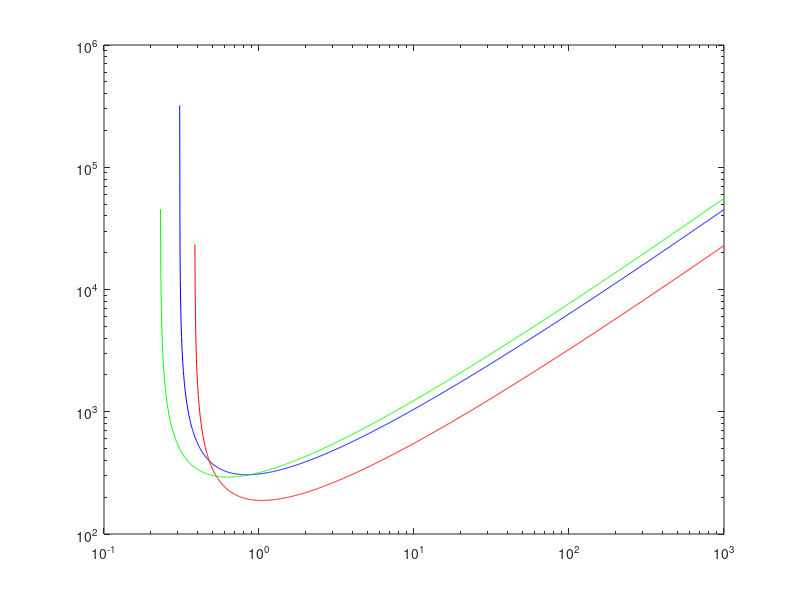

Source code (MATLAB): (Note: this script raises an error after producing the figure.)
%% Params. for Paschen Curve
pd = logspace(-1,3,2000); % 0.1 to 1000 on a log-spaced grid
gamma = 0.01; %dimensionless; assuming electrodes are made out of stainless steel
mbartotorr = 0.750062;
psitotorr = 51.7149;
Patm = 1013.25*mbartotorr %torr
x = [Patm*0.2, (Patm+(4*psitotorr))*0.2] %torr*cm
labels = {"(760.00 mbar * 2 mm)", "(966.86 mbar * 2 mm)"};

% Air
A_Air = 15; %m*bar^(-1)*cm^(-1)
B_Air = 365; %V*bar^(-1)*cm^(-1)
V_Air = B_Air .* pd ./ (log(pd) + log(A_Air) - log(log((1 / gamma) + 1)));
V_Air((log(pd) + log(A_Air) - log(log((1 / gamma) + 1))) <= 0) = NaN;

% Ar
A_Ar = 12; %m*bar^(-1)*cm^(-1)
B_Ar = 180; %V*bar^(-1)*cm^(-1)
V_Ar = B_Ar .* pd ./ (log(pd) + log(A_Ar) - log(log((1 / gamma) + 1)));
V_Ar((log(pd) + log(A_Ar) - log(log((1 / gamma) + 1))) <= 0) = NaN;

% CO2
A_CO2 = 20 %m*bar^(-1)*cm^(-1)
B_CO2 = 466 %V*bar^(-1)*cm^(-1)
V_CO2 = B_CO2 .* pd ./ (log(pd) + log(A_CO2) - log(log((1 / gamma) + 1)));
V_CO2((log(pd) + log(A_CO2) - log(log((1 / gamma) + 1))) <= 0) = NaN;

% Plot the Paschen curves for Air, Argon, and CO2
figure;
loglog(pd, V_Air, 'b', 'DisplayName', 'Air');
hold on;
loglog(pd, V_Ar, 'r', 'DisplayName', 'Argon');
loglog(pd, V_CO2, 'g', 'DisplayName', 'CO2');
y_air_pts = interp1(pd, V_Air, x, 'makima');
scatter(x, y_air_pts, 'filled', 'DisplayName', 'Selected Paschen Curve Points');
text(x, y_air_pts, labels, 'VerticalAlignment', 'top', 'HorizontalAlignment', 'left')
hold off;
grid on;
xlabel('pd (torr \cdot cm)');
ylabel('Voltage (V)');
title('Paschen Curves for Different Gases');
text(0.98, 0.02, 'Joshua Davidov', ...
    'Units', 'normalized', ...
    'HorizontalAlignment', 'right', ...
    'VerticalAlignment', 'bottom', ...
    'FontSize', 10);
legend('show');

% Plot Paschen curves for Air only, varying gamma

gamma_vals = 10.^(-5:-1);  % [10^-5, 10^-4, 10^-3, 10^-2, 10^-1]

figure;

for i = 1:length(gamma_vals)
    gamma_i = gamma_vals(i);

    denom = log(pd) + log(A_Air) - log(log((1 / gamma_i) + 1));

    V_Air_gamma = B_Air .* pd ./ denom;
    V_Air_gamma(denom <= 0) = NaN;

    loglog(pd, V_Air_gamma, ...
        'LineWidth', 1.5, ...
        'DisplayName', sprintf('\\gamma = 10^{%d}', log10(gamma_i)));
    
    hold on;
end

hold off;
grid on;

xlabel('pd (torr \cdot cm)');
ylabel('Voltage (V)');
title('Paschen Curve for Air at Different Secondary Emission Coefficients');

text(0.98, 0.02, 'Joshua Davidov', ...
    'Units', 'normalized', ...
    'HorizontalAlignment', 'right', ...
    'VerticalAlignment', 'bottom', ...
    'FontSize', 10);

legend('show', 'Location', 'northeast');
